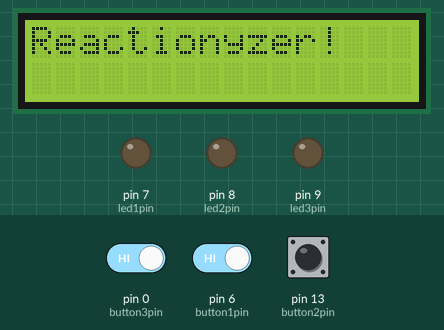
A sketch run on a simulated Arduino Uno, built with avr-gcc and run on an emulated ATmega328P. Shown: 16×2 character LCD, output pins drawn as LEDs (lit = HIGH). Inputs (shaded band) come from the test bench; at power-on: pin 13 (button2pin) HIGH, pin 0 (button3pin) HIGH, pin 6 (button1pin) HIGH. Random numbers use the default seed unless the sketch sets one.

Above: at 1.2 s.
1.3 s: pin 13 (button2pin) pulled LOW for 3.2 s
At 3.94 s:
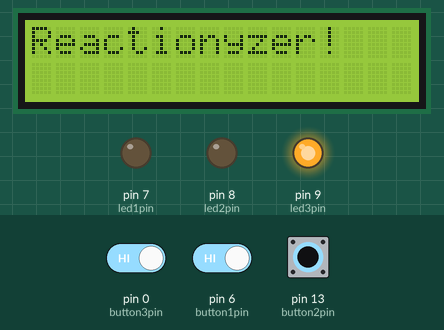
At 5.3 s:
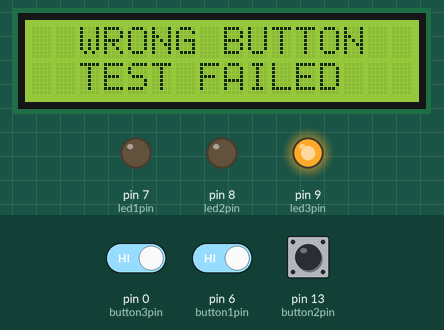
6.0 s: pin 0 (button3pin) driven LOW and pin 6 (button1pin) driven LOW
9.0 s: pin 0 (button3pin) driven HIGH
12.0 s: pin 6 (button1pin) driven HIGH
At 12.4 s:
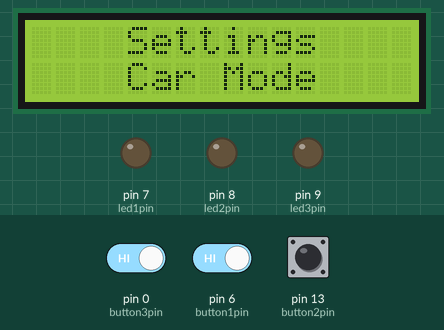
13.5 s: pin 13 (button2pin) pulled LOW for 0.15 s
At 14.7 s:
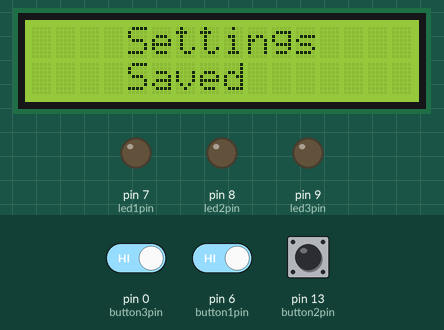
16.6 s: pin 0 (button3pin) driven LOW and pin 6 (button1pin) driven LOW
Timing chart, 0 to 19.6 s (numbered marks = the images above; inputs shaded):
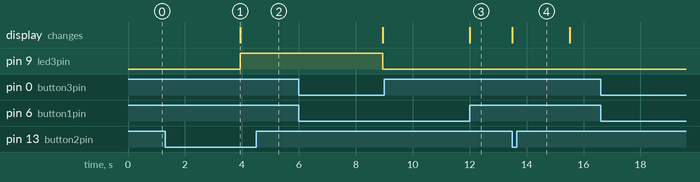

The sketch:

CSE321_project.ino
```cpp
//Reactionyzer V1
//Sean Mackay
//11-16-19
//cheap-to-make replacement to breathalyzers that test peoples ability to react to visual stimuli

//Here are the states for the FSM (for maintenance use and expansion)
/*States:
   * 0: Default state, nothing happened
   * 2: All three buttons pressed, go into settings
   * 6: Right button -> go into car mode (flip bool value to True
   * 7: Centre button -> exit settings
   * 8: Press centre button again -> Begin randomizer
   * 9: (delay till led turns on) -> correct button pressed -> calculate the reaction time
   */


#include <LiquidCrystal.h>


  LiquidCrystal lcd(12, 10, 5, 4, 3, 2);

  //button pin initialize
  const int button1pin = 6;
  const int button2pin = 13;
  const int button3pin = 0;

  //ledpin initialize
  const int led1pin = 7;
  const int led2pin = 8;
  const int led3pin = 9;

  const int carPowerPin = 11;

  //Vars for overall variable types
  int state =0; //set to initial state
  int mode = -1; //0 for car, 1 for field. Set to -1 (error) by default
  int randomLED =4; //seed for choosing a random led (from 1 to 3)
  int randomTime =0; //the random time the led will be turned on.

  //states for each of the LED's
  int ledState1=LOW;
  int ledState2=LOW;
  int ledState3=LOW;
  int buttonState1=LOW;
  int buttonState2=LOW;
  int buttonState3=LOW;

  int carPowerPinState=LOW;

  int button2Pressed=0;

  int reactionTime=9999;

  //for debouncing of the buttons
  unsigned long lastDebounceTime1 =0;
  unsigned long lastDebounceTime2 =0;
  unsigned long lastDebounceTime3 =0;
  unsigned long debouncedelay =50;


//turns on the random led
void ledOn(int led){

   if (led==0){
    digitalWrite(led1pin,HIGH);
   }
   else if(led==1){
    digitalWrite(led2pin,HIGH);
   }
   else if(led==2){
    digitalWrite(led3pin,HIGH);
   }
}

//handles actions on center button
void statezero(){
  if(buttonState1==LOW && buttonState2==HIGH && buttonState3==LOW && state==0){
    delay(500);
    state=2;
    }
  else if(buttonState1==HIGH && buttonState2==LOW && buttonState3==HIGH ){
      delay(500);
      state=5;
      randomSeed(analogRead(0));
      randomLED=random(0,3);
      randomTime=random(1000,3000);
      delay(randomTime);
      ledOn(randomLED);
      int timeLit=millis();
      while(1){
        buttonState1=digitalRead(button1pin);
        buttonState2=digitalRead(button2pin);
        buttonState3=digitalRead(button3pin);

        if(randomLED==2 && buttonState1==LOW && buttonState2==HIGH && buttonState3==HIGH){
          int timepressed=millis();
          reactionTime=timepressed-timeLit;
          if(timepressed-timeLit<=500){
            state=8;
            break;
          }
          else{
            state=6;
            break;
          }
        }

        else if(randomLED==1 && buttonState1==HIGH && buttonState2==LOW && buttonState3==HIGH){
          int timepressed=millis();
          reactionTime=timepressed-timeLit;
          if(timepressed-timeLit<=500){
            state=8;
            break;
          }
          else{
            state=6;
            break;
          }
        }

        else if(randomLED==0 && buttonState1 ==HIGH && buttonState2==HIGH && buttonState3==LOW){
          int timepressed=millis();
          reactionTime=timepressed-timeLit;
          if(timepressed-timeLit<=500){
            state=8;
            break;
          }
          else{
            state=6;
            break;
          }
        }

        else if(buttonState1==HIGH && buttonState2==HIGH && buttonState3==HIGH){
          //continue;
        }
        else{
          state=7;
          break;
        }

      }
  }
  else{
    state=0;
  }
}

//handles settings menu
void menuControls(){
  state=2;
  lcd.clear();
    lcd.print("    Settings    ");
    lcd.setCursor(0,1);
    lcd.print("<-CAR FIELD ->   ");
  while(1){
    buttonState1=digitalRead(button1pin);
    buttonState2=digitalRead(button2pin);
    buttonState3=digitalRead(button3pin);

    if(buttonState1==LOW && buttonState2==HIGH && buttonState3==HIGH){
        lcd.clear();
        lcd.print("    Settings    ");
        lcd.setCursor(0,1);
        lcd.print("    Car Mode    ");
        mode=0;
    }
    else if(buttonState1==HIGH && buttonState2==LOW && buttonState3==HIGH){
      lcd.clear();
      lcd.print("    Settings    ");
      lcd.setCursor(0,1);
      lcd.print("    Saved");
      state=0;
      button2Pressed=0;
      delay(2000);
      lcd.clear();
      lcd.print("  Reactionyzer!");
      break;
    }
    else if(buttonState1==HIGH && buttonState2==HIGH && buttonState3==LOW){
        lcd.clear();
        lcd.print("    Settings    ");
        lcd.setCursor(0,1);
        lcd.print("    Field Mode ");
        mode=1;
      //delay(1000);
    }
    else if(buttonState1==HIGH && buttonState2==HIGH && buttonState3==HIGH){

    }
    else{
      lcd.clear();
      lcd.print("button error");
    }

  }

}

//prints information to screen when the user passes
void screenPrinting(){
  lcd.clear();
  lcd.print("TEST PASSED");
  lcd.setCursor(0,1);
  if(mode==1){

    digitalWrite(led1pin,HIGH);
    delay(300);
    digitalWrite(led2pin,HIGH);
    delay(300);
    digitalWrite(led3pin,HIGH);
    delay(1000);
    digitalWrite(led3pin,LOW);
    delay(300);
    digitalWrite(led2pin,LOW);
    delay(300);
    digitalWrite(led1pin,LOW);

    lcd.print("PERSON SOBRE");
    delay(5000);
    lcd.clear();
    lcd.print("PERSON SOBRE");
    lcd.setCursor(0,1);
    lcd.print(reactionTime);
    lcd.setCursor(4,1);
    lcd.print("MS");
  }
  else if(mode==0){
    lcd.print("CAR TURNED ON");
    digitalWrite(carPowerPin,HIGH);
  }
  else{
    lcd.print("NO MODE SET");
}
}
//setup function
void setup() {
  // put your setup code here, to run once:

  lcd.begin(16, 2);
  lcd.clear();
  lcd.print("Reactionyzer!");
  pinMode(button1pin,INPUT_PULLUP);
  pinMode(button2pin,INPUT_PULLUP);
  pinMode(button3pin,INPUT_PULLUP);

  pinMode(led1pin,OUTPUT);
  pinMode(led2pin,OUTPUT);
  pinMode(led3pin,OUTPUT);
  pinMode(carPowerPin,OUTPUT);

  digitalWrite(led1pin,LOW);
  digitalWrite(led2pin,LOW);
  digitalWrite(led3pin,LOW);

  digitalWrite(carPowerPin,LOW);

  button2Pressed=0;


}

//main function
void loop() {
    buttonState1=digitalRead(button1pin);
    buttonState2=digitalRead(button2pin);
    buttonState3=digitalRead(button3pin);

  switch(state){
    //first case (home screen
    case(0):
      statezero();
      break;

    //if left and right pressed, go to settings menu
    case(2):
      menuControls();
      break;

    //if response was too slow
    case(6):
      lcd.clear();
      lcd.print("    TOO SLOW  ");
      lcd.setCursor(0,1);
      lcd.print("   TEST FAILED");
      delay(5000);
      state=9;
      break;

    //if the wrong button was pressed by the user
    case(7):
      lcd.clear();
      lcd.print("  WRONG BUTTON  ");
      lcd.setCursor(0,1);
      lcd.print("  TEST FAILED   ");
      delay(5000);
      state=9;
      break;

    //test passed
    case(8):
      lcd.clear();
      screenPrinting();

      delay(10000);
       digitalWrite(carPowerPin,LOW);
      state=9;
      break;
    case(9):
      digitalWrite(led1pin,LOW);
      digitalWrite(led2pin,LOW);
      digitalWrite(led3pin,LOW);
      lcd.clear();
      lcd.print("Reactionyzer!");
      state=0;
      break;
  }

}
```

Measured:
- after the input at 1.3 s, pin 9 (led3pin): LOW → HIGH after 2.6 s
- after the input at 9.0 s, every drawn part: stays the same
- after the input at 13.5 s, the display: changes at once (image 4)
- after the input at 16.6 s, every drawn part: stays the same
